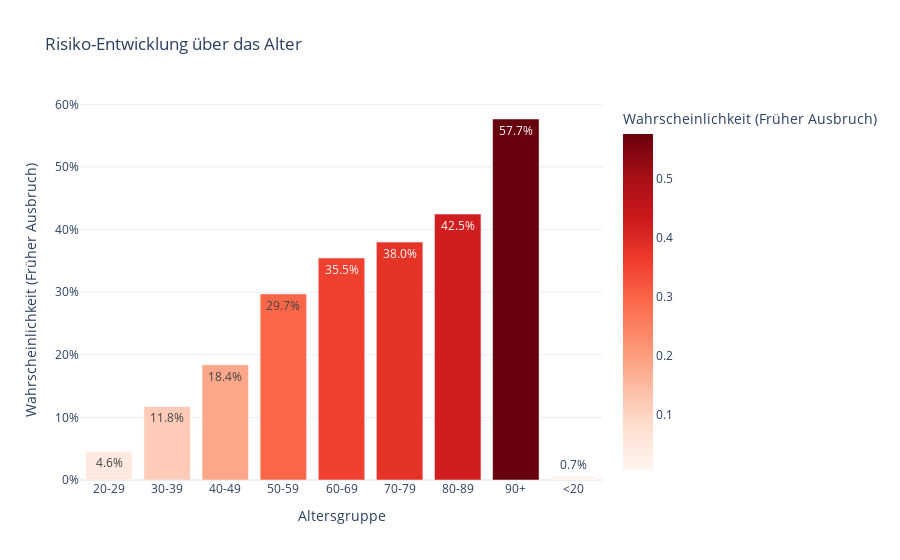

Notebook code cell kept with this figure:
### Code cell
# ---------------------------------------------------------
# 3. Alters Analyse (Vereinfacht)
# ---------------------------------------------------------
# Bins erweitert, um alle Altersgruppen zu erfassen (0-10, 10-20, ..., 90+)
df_analyze['age_group'] = pd.cut(
    df_analyze['anchor_age'], 
    bins=[0, 20, 30, 40, 50, 60, 70, 80, 90, 120],  # 0-20, 20-30, ..., 90-120
    labels=['<20', '20-29', '30-39', '40-49', '50-59', '60-69', '70-79', '80-89', '90+']
)
df_analyze['age_group'] = df_analyze['age_group'].astype(str)

df_age_mean = df_analyze.groupby('age_group')['risk_score'].mean().reset_index()

fig2 = px.bar(
    df_age_mean, 
    x='age_group', 
    y='risk_score',
    text_auto='.1%',
    title='Risiko-Entwicklung über das Alter',
    labels={'risk_score': 'Wahrscheinlichkeit (Früher Ausbruch)', 'age_group': 'Altersgruppe'},
    color='risk_score',
    color_continuous_scale='Reds',
    template="plotly_white"
)
fig2.update_layout(yaxis_tickformat='.0%')
fig2.show()

### Figure 1 — Plotly figure (JSON) as saved in the notebook; plotly's stock layout.template omitted (floating-point values rounded to 4 significant figures)
{"data": [{"hovertemplate": "Altersgruppe=%{x}<br>Wahrscheinlichkeit (Früher Ausbruch)=%{marker.color}<extra></extra>", "legendgroup": "", "marker": {"color": [0.04572, 0.1176, 0.1841, 0.2973, 0.3548, 0.3801, 0.4249, 0.5768, 0.00652], "coloraxis": "coloraxis", "pattern": {"shape": ""}}, "name": "", "orientation": "v", "showlegend": false, "textposition": "auto", "texttemplate": "%{y:.1%}", "type": "bar", "x": ["20-29", "30-39", "40-49", "50-59", "60-69", "70-79", "80-89", "90+", "<20"], "xaxis": "x", "y": [0.04572, 0.1176, 0.1841, 0.2973, 0.3548, 0.3801, 0.4249, 0.5768, 0.00652], "yaxis": "y"}], "layout": {"barmode": "relative", "coloraxis": {"colorbar": {"title": {"text": "Wahrscheinlichkeit (Früher Ausbruch)"}}, "colorscale": [[0, "rgb(255,245,240)"], [0.125, "rgb(254,224,210)"], [0.25, "rgb(252,187,161)"], [0.375, "rgb(252,146,114)"], [0.5, "rgb(251,106,74)"], [0.625, "rgb(239,59,44)"], [0.75, "rgb(203,24,29)"], [0.875, "rgb(165,15,21)"], [1, "rgb(103,0,13)"]]}, "legend": {"tracegroupgap": 0}, "title": {"text": "Risiko-Entwicklung über das Alter"}, "xaxis": {"anchor": "y", "domain": [0, 1], "title": {"text": "Altersgruppe"}}, "yaxis": {"anchor": "x", "domain": [0, 1], "tickformat": ".0%", "title": {"text": "Wahrscheinlichkeit (Früher Ausbruch)"}}}}
